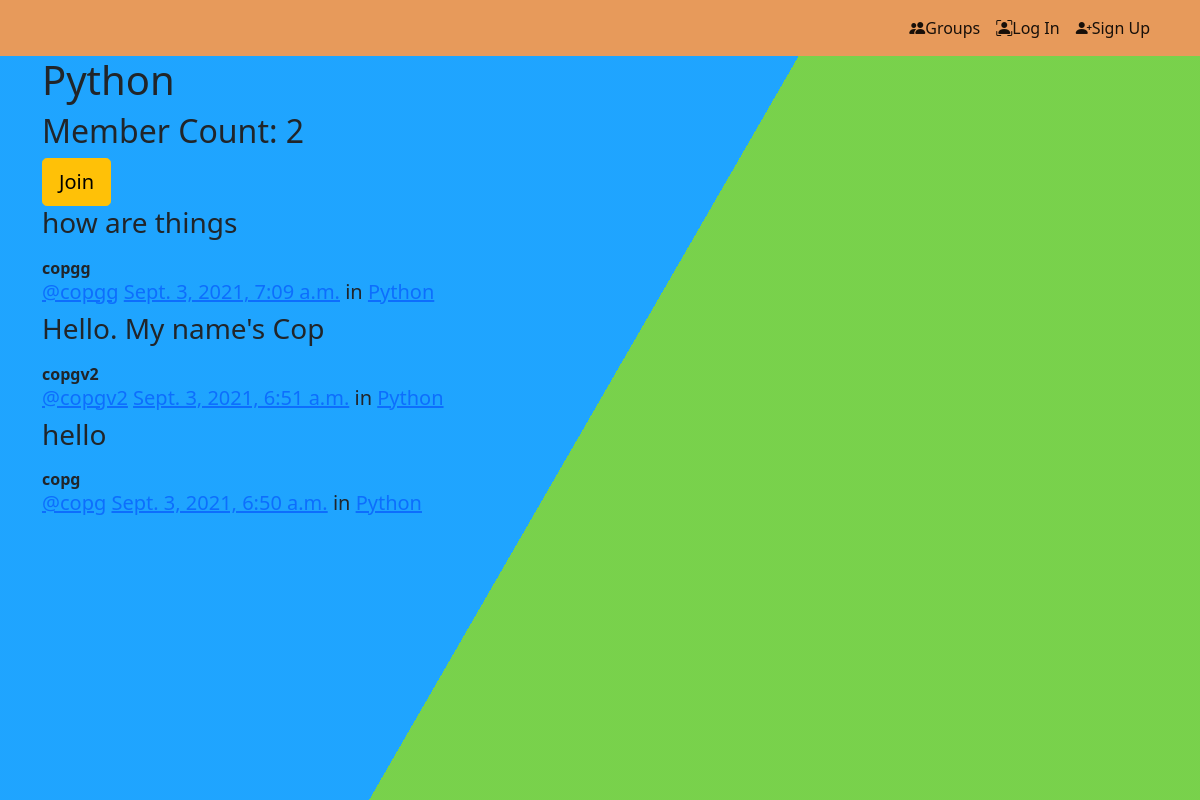
Page /groups/posts/in/python/ on the committed database.
### groups/models.py (models this page shows, shortened)
class Group(models.Model):
    name = models.CharField(max_length=256,unique=True)
    slug = models.SlugField(max_length=256,unique=True)
    description = models.TextField(default='',blank=True)
    description_html = models.TextField(editable=False, default='', blank=True)
    members = models.ManyToManyField(User,through='GroupMember')
    class Meta:
        ordering = ['name']

### posts/models.py (models this page shows, shortened)
class Post(models.Model):
    user = models.ForeignKey(User, related_name='posts',
                             on_delete=models.CASCADE)
    created_at = models.DateTimeField(auto_now=True)
    message = models.TextField()
    message_html = models.TextField(editable=False)
    group = models.ForeignKey(
        Group, related_name='posts', null=True, blank=True, on_delete=models.CASCADE)
    class Meta:
        ordering = ["-created_at"]
        unique_together = ['user', 'message']

### groups/views.py (the view)
# urls.py: url(r"^posts/in/(?P<slug>[-\w]+)/$",views.SingleGroup.as_view(), name="single"),
class SingleGroup(generic.DetailView):
    model = Group

### groups/templates/groups/group_detail.html (shortened to what this page needs)
{% extends "groups/group_base.html" %}
{% block pregroup %}
<h1>{{group.name}}</h1>
<h2> Member Count: {{group.members.count}}</h2>
<div class="">
  {% if user in group.members.all %}
  <a href="{% url 'groups:leave' slug=group.slug %}" class="btn btn-lg btn-fill btn-warning"><span
      class="glyphicon glyphicon-remove-circle"></span> Leave</a>
  {% else %}
  <a href="{% url 'groups:join' slug=group.slug %}" class="btn btn-lg btn-fill btn-warning"> Join</a>
  {% endif %}
</div>
{% endblock %}
{% block group_content %}
<div class="col-md-8">
  {% if group.posts.count == 0 %}
  <h2>No posts in this group yet!</h2>
  {% else %}
  {% for post in group.posts.all %}
  {% include "posts/_post.html" %}
  {% endfor %}
  {% endif %}
</div>
{% endblock %}

### groups/templates/groups/group_base.html (shortened to what this page needs)
{% extends "base.html" %}
{% block content %}
<div class="container">
    <div class="row">
        {% block pregroup %}{% endblock %}
        {% block group_content %}{% endblock %}
    </div>
</div>
{% endblock %}

### templates/base.html (shortened to what this page needs)
<!DOCTYPE html>
{% load static %}
<html lang="en">
<head>
    <link rel="stylesheet" href="https://cdn.jsdelivr.net/npm/bootstrap@5.0.1/dist/css/bootstrap.min.css"
>
    <link rel="stylesheet" href="https://cdn.jsdelivr.net/npm/bootstrap@5.0.1/dist/css/bootstrap.min.css"
>
    <link rel="stylesheet" href=" {% static 'mypro/css/mypro3.css'  %} ">
    <link rel="stylesheet" href="https://cdn.jsdelivr.net/npm/bootstrap-icons@1.5.0/font/bootstrap-icons.css">
</head>
<body>
    <div class="bg"></div>
    <div class="bg bg2"></div>
    <div class="bg bg3"></div>
    <nav class="navbar navbar-expand-lg navbar-light" style="background-color: #e79a5b;">
        <div class="container">
            <a class="navbar-brand" href="#">
                <ul class="navbar-nav">
                {% if user.is_authenticated %}
                <a href="{% url 'posts:create' %}" class="nav-link active"><i class="bi bi-blockquote-left"></i>Post</a>
                <a href="{% url 'groups:all' %}" class="nav-link active"><i class="bi bi-people-fill"></i>Groups</a></>
                <a href="#" class="nav-link active"><i class="bi bi-person-lines-fill"></i>Create Group</a>
                <a href="{% url 'accounts:logout' %}" class="nav-link active">Log out</a>
                {% else %}
                <a href=" {% url 'groups:all' %} " class="nav-link active" ><i class="bi bi-people-fill"></i>Groups</a>
                <a href="{% url 'accounts:login' %}" class="nav-link active"><i class="bi bi-person-bounding-box"></i>Log In</a>
                <a href="{% url 'accounts:signup' %}" class="nav-link active"><i class="bi bi-person-plus-fill"></i></i>Sign Up</a>
                {% endif %}
                </ul>
            </a>
        </div>
    </nav>
    {% block content %}
    {% endblock %}
</body>
</html>

### posts/templates/posts/_post.html (shortened to what this page needs)
<div class="post media">
	<h3>{{ post.message_html|safe }}</h3>
	<div class="media-body">
		<strong>{{ post.user.username }}</strong>
		<h5 class="media-heading">
			<span class="username"><a href="{% url 'posts:for_user' username=post.user.username %}">@{{ post.user.username }}</a></span>
			<time class="time"><a href="{% url 'posts:single' username=post.user.username pk=post.pk %}">{{ post.created_at }}</a></time>
			{% if post.group %}
			<span class="group-name">in <a href="#">{{ post.group.name }}</a></span>
			{% endif %}
		</h5>
	</div>
</div>

### static/mypro/css/mypro3.css (style rules this page uses)
html { height:100%; }
body { margin:0; }
.bg { animation:slide 3s ease-in-out infinite alternate; background-image: linear-gradient(-60deg, #6c3 50%, #09f 50%); bottom:0; left:-50%; opacity:.5; position:fixed; right:-50%; top:0; z-index:-1; }
.bg2 { animation-direction:alternate-reverse; animation-duration:4s; }
.bg3 { animation-duration:5s; }

### rows in the picture
Group: name "Python", members.count "2"
Post: message_html "how are things", user.username "copgg", created_at "Sept. 3, 2021, 7:09 a.m.", group.name "Python"
Post: message_html "Hello. My name's Cop", user.username "copgv2", created_at "Sept. 3, 2021, 6:51 a.m.", group.name "Python"
Post: message_html "hello", user.username "copg", created_at "Sept. 3, 2021, 6:50 a.m.", group.name "Python"
